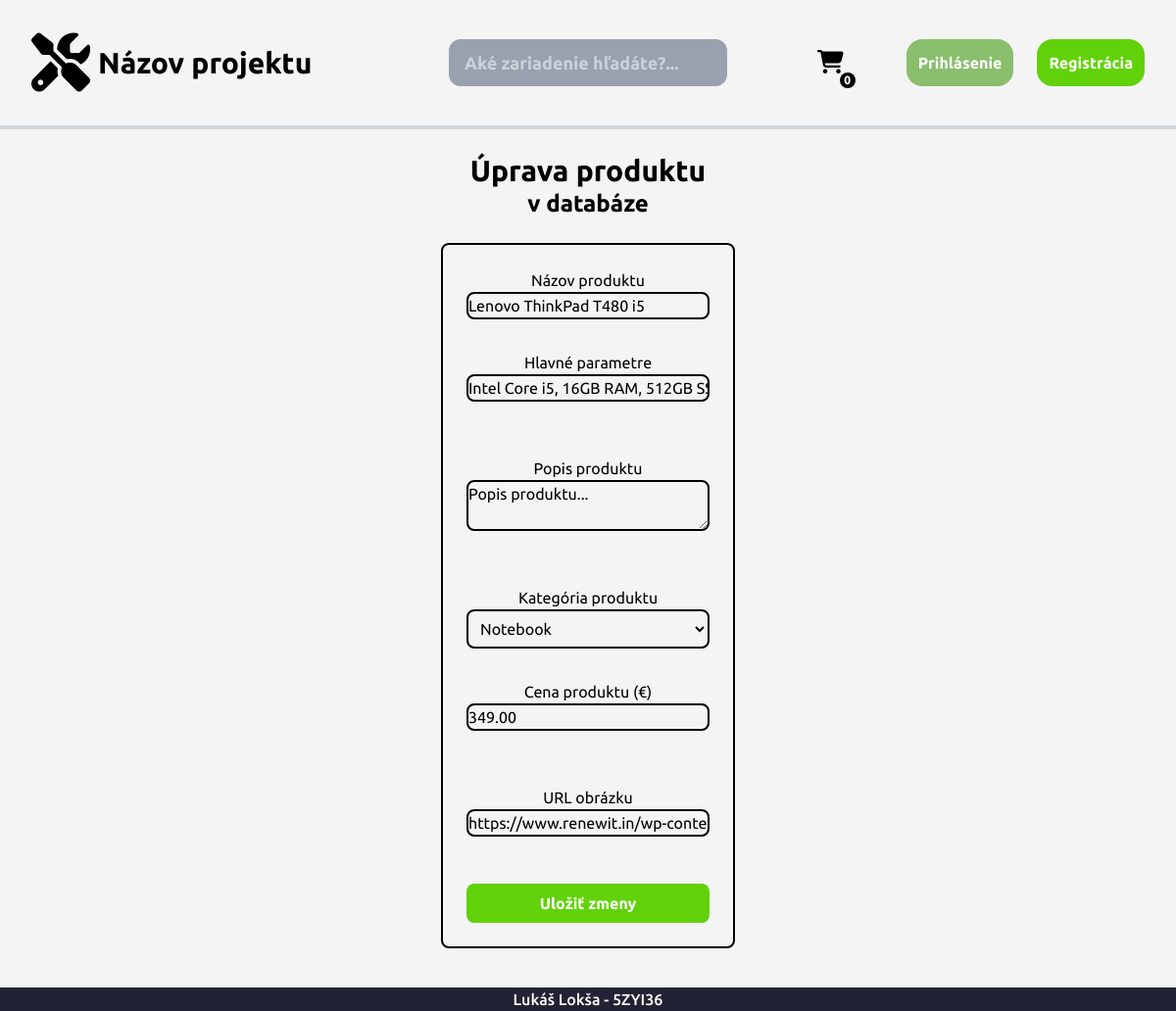
The app's page /?c=product&a=edit&id=1, older data.
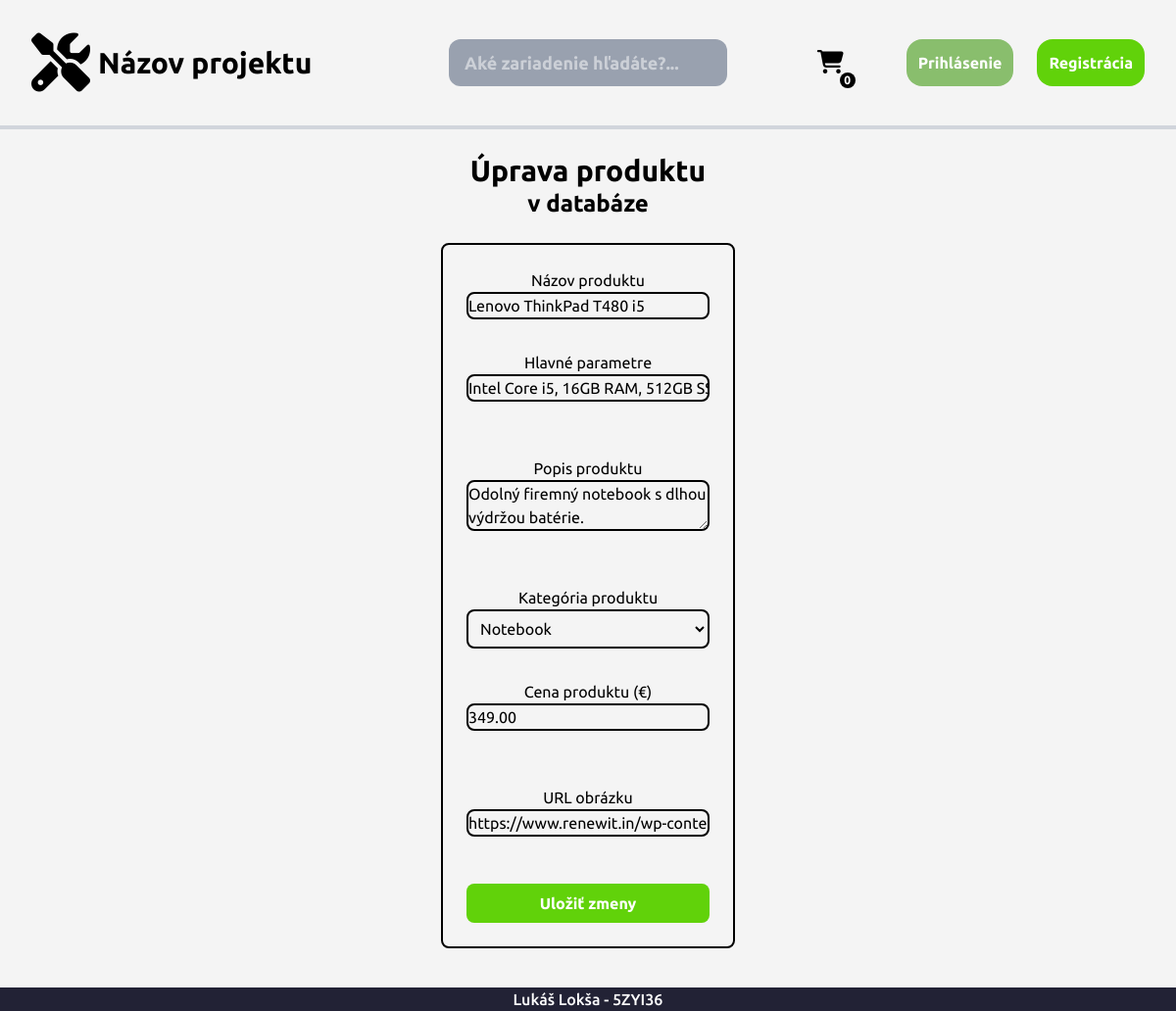
The same page, newer data.
### tables this page shows
CREATE TABLE `products` (
                         `id` int(10) NOT NULL AUTO_INCREMENT,
                         `category_id` int(4) DEFAULT NULL,
                         `name` varchar(50) NOT NULL,
                         `parameters` varchar(100) NOT NULL,
                         `description` varchar(500) DEFAULT NULL,
                         `price` decimal(10,2) NOT NULL,
                         `image` varchar(300) NOT NULL,
                         PRIMARY KEY (`id`),
                         CONSTRAINT `fk_categories`
                            FOREIGN KEY (`category_id`)
                            REFERENCES `categories` (`id`)
                            ON DELETE SET NULL
);

CREATE TABLE `categories` (
                         `id` int(5) NOT NULL AUTO_INCREMENT,
                         `name` varchar(20) NOT NULL,
                         `description` varchar(50) DEFAULT NULL,
                         PRIMARY KEY (`id`)
);

### Framework/Http/Responses/Response.php (called while the page is built, shortened)
<?php
abstract class Response
{
    public function send(): void
    {
        $this->generate();
    }
}

### public/index.php (called while the page is built, shortened)
<?php
require __DIR__ . '/../Framework/ClassLoader.php';
try {
    $app = new App();
    $app->run();
} catch (Exception $e) {
    die('An error occurred: ' . $e->getMessage());
}

### Framework/ClassLoader.php (called while the page is built, shortened)
<?php
class ClassLoader
{
    public static function Boot(): void
    {
        spl_autoload_register(function ($class_name) {
            $file = self::getClassFile($class_name);
        });
    }
    public static function getClassFile(string $className): string
    {
        $baseDir = realpath(dirname(__DIR__));
        $relativePath = str_replace('\\', DIRECTORY_SEPARATOR, ltrim($className, '\\')) . '.php';
        return $baseDir . DIRECTORY_SEPARATOR . $relativePath;
    }
}

### Framework/Core/BaseController.php (called while the page is built, shortened)
<?php
abstract class BaseController
{
    public function setApp(App $app): void
    {
        $this->app = $app;
    }
}

### Framework/Http/Request.php (called while the page is built, shortened)
<?php
class Request
{
    private array $get;
    private array $post;
    public function __construct()
    {
        $this->get = $_GET;
        $this->post = $_POST;
    }
    public function get(?string $key = null): mixed
    {
        return $key === null ? $this->get : ($this->get[$key] ?? null);
    }
    public function post(?string $key = null): mixed
    {
        return $key === null ? $this->post : ($this->post[$key] ?? null);
    }
    public function value(string $key): mixed
    {
        return $this->post($key) ?? $this->get($key);
    }
}

### App/Controllers/ProductController.php (called while the page is built, shortened)
<?php
class ProductController extends BaseController
{
    public function edit() : Response
    {
        $id = $this->app->getRequest()->value('id');
        if ($id) {
            $product = Product::getOne($id);
        }
        $categories = Category::getAll();
        return $this->html(compact('product', 'categories'), 'form_product');
    }
}

### Framework/Core/Model.php (called while the page is built, shortened)
<?php
abstract class Model implements \JsonSerializable
{
    protected static array $columnsMap = [];
    private static array $dbColumns = [];
    private static IDbConvention $dbConventions;
    protected static function getTableName(): string
    {
        return self::getConventions()->getTableName(get_called_class());
    }
    protected static function getPkColumnName(): string
    {
        return self::getConventions()->getPkColumnName(get_called_class());
    }
    protected static function getColumnsMap(): array
    {
        return static::$columnsMap ?? [];
    }
    public static function getAll(
        ?string $whereClause = null,
        array   $whereParams = [],
        ?string $orderBy = null,
        ?int    $limit = null,
        ?int    $offset = null
    ): array
    {
        try {
            $sql = "SELECT " . static::getDBColumnNamesList() . " FROM `" . static::getTableName() . "`";
            $stmt = Connection::getInstance()->prepare($sql);
            $stmt->execute($whereParams);
            $models = $stmt->fetchAll(PDO::FETCH_CLASS | PDO::FETCH_PROPS_LATE, static::class);
            $dataSet = new ResultSet($models);
            return $models;
        } catch (PDOException $exception) {
            throw new Exception('Query failed: ' . $exception->getMessage(), 0, $exception);
        }
    }
    public static function getOne(mixed $id): ?static
    {
        try {
            $sql = "SELECT " . static::getDBColumnNamesList() . " FROM `" . static::getTableName() . "` WHERE `" .
                static::getPkColumnName() . "`=?";
            $stmt = Connection::getInstance()->prepare($sql);
            $stmt->setFetchMode(PDO::FETCH_CLASS | PDO::FETCH_PROPS_LATE, static::class);
            $stmt->execute([$id]);
            $model = $stmt->fetch() ?: null;
            if ($model !== null) {
                $model->_dbId = $model->getIdValue();
                $model->_resultSet = new ResultSet([$model]);
            }
            return $model;
        } catch (PDOException $exception) {
            throw new Exception('Query failed: ' . $exception->getMessage(), 0, $exception);
        }
    }
    private static function getDbColumns(): array
    {
        try {
            $sql = "DESCRIBE " . static::getTableName();
            $stmt = Connection::getInstance()->prepare($sql);
            $stmt->execute([]);
            self::$dbColumns[static::class] = array_column($stmt->fetchAll(), 'Field');
            return self::$dbColumns[static::class];
        } catch (PDOException $exception) {
            throw new Exception('Query failed: ' . $exception->getMessage(), 0, $exception);
        }
    }
    private function getIdValue(): mixed
    {
        $pk = static::getPkColumnName();
        $prop = static::toPropertyName($pk);
        return isset($this->{$prop}) ? $this->{$prop} : null;
    }
    private static function getModelProperties(): array
    {
        $reflection = new \ReflectionClass(static::class);
        $properties = [];
        foreach ($reflection->getProperties() as $property) {
            $propertyName = $property->getName();
            if ($property->isStatic()) {
                continue;
            }
            $properties[$propertyName] = true;
        }
        return $properties;
    }
    private static function getDBColumnNamesList(): string
    {
        $dbColumns = [];
        foreach (static::getDbColumns() as $columnName) {
            $propertyName = static::toPropertyName($columnName);
            if ($propertyName != $columnName) {
                $dbColumns[] = "`$columnName` AS {$propertyName}";
            } else {
                $dbColumns[] = $columnName;
            }
        }
        return implode(', ', $dbColumns);
    }
    private static function toPropertyName(string $columnName): string
    {
        $customMapping = static::getColumnsMap();
        if (isset($customMapping[$columnName])) {
            return $customMapping[$columnName];
        } else {
            return static::getConventions()->toPropertyName($columnName);
        }
    }
    private static function getConventions(): IDbConvention
    {
        if (!isset(static::$dbConventions)) {
            static::$dbConventions = new (Configuration::DB_CONVENTIONS_CLASS)();
        }
        return static::$dbConventions;
    }
}

### Framework/Support/Inflect.php (called while the page is built, shortened)
<?php
class Inflect
{
    public static $plural = array(
        '/(quiz)$/i' => "$1zes",
        '/^(ox)$/i' => "$1en",
        '/([m|l])ouse$/i' => "$1ice",
        '/(matr|vert|ind)ix|ex$/i' => "$1ices",
        '/(x|ch|ss|sh)$/i' => "$1es",
        '/([^aeiouy]|qu)y$/i' => "$1ies",
        '/(hive)$/i' => "$1s",
        '/(?:([^f])fe|([lr])f)$/i' => "$1$2ves",
        '/(shea|lea|loa|thie)f$/i' => "$1ves",
        '/sis$/i' => "ses",
        '/([ti])um$/i' => "$1a",
        '/(tomat|potat|ech|her|vet)o$/i' => "$1oes",
        '/(bu)s$/i' => "$1ses",
        '/(alias)$/i' => "$1es",
        '/(octop)us$/i' => "$1i",
        '/(ax|test)is$/i' => "$1es",
        '/(us)$/i' => "$1es",
        '/s$/i' => "s",
        '/$/' => "s"
    );
    public static $irregular = array(
        'move' => 'moves',
        'foot' => 'feet',
        'goose' => 'geese',
        'sex' => 'sexes',
        'child' => 'children',
        'man' => 'men',
        'tooth' => 'teeth',
        'person' => 'people',
        'valve' => 'valves'
    );
    public static function pluralize($string)
    {
        foreach (self::$irregular as $pattern => $result) {
            $pattern = '/' . $pattern . '$/i';
        }
        foreach (self::$plural as $pattern => $result) {
            if (preg_match($pattern, $string)) {
                return preg_replace($pattern, $result, $string);
            }
        }
        return $string;
    }
}

### Framework/DB/DefaultConventions.php (called while the page is built, shortened)
<?php
class DefaultConventions implements IDbConvention
{
    public function getTableName(string $className): string
    {
        $arr = explode("\\", $className);
        return Inflect::pluralize(strtolower(end($arr)));
    }
    public function getPkColumnName(string $className): string
    {
        return 'id';
    }
    public function toPropertyName(string $columnName): string
    {
        return $columnName;
    }
}

### Framework/DB/Connection.php (called while the page is built, shortened)
<?php
class Connection
{
    private static ?Connection $instance = null;
    private PDO $db;
    public function __construct(PDO $db)
    {
        $this->db = $db;
    }
    public static function getInstance(): Connection
    {
        try {
            if (self::$instance == null) {
                $db = new PDO(
                    'mysql:dbname=' . Configuration::DB_NAME . ';host=' . Configuration::DB_HOST,
                    Configuration::DB_USER,
                    Configuration::DB_PASS
                );
                $db->setAttribute(PDO::ATTR_ERRMODE, PDO::ERRMODE_EXCEPTION);
                $db->setAttribute(PDO::ATTR_EMULATE_PREPARES, true);
                self::$instance = new self($db);
            }
            return self::$instance;
        } catch (PDOException $e) {
            throw new Exception('Connection failed: ' . $e->getMessage());
        }
    }
    public function prepare(string $sql): DebugStatement
    {
        try {
            return new DebugStatement($this->db->prepare($sql));
        } catch (PDOException $e) {
            throw new Exception('Prepare failed: ' . $e->getMessage());
        }
    }
}

### Framework/DB/DebugStatement.php (called while the page is built, shortened)
<?php
class DebugStatement
{
    private PDOStatementAlias $stmt;
    public function __construct($stmt)
    {
        $this->stmt = $stmt;
    }
    public function execute(?array $params = null): bool
    {
        $result = $this->stmt->execute($params);
        $this->stmt->debugDumpParams();
        return $result;
    }
    public function __call(string $name, array $arguments): mixed
    {
        return $this->stmt->{$name}(...$arguments);
    }
}

### Framework/Support/LinkGenerator.php (called while the page is built, shortened)
<?php
class LinkGenerator
{
    private Request $request;
    public function __construct(Request $request, Router $router)
    {
        $this->request = $request;
    }
    public function url(
        string|array $destination,
        array $parameters = [],
        bool $absolute = false,
        bool $appendParameters = false
    ): string {
        list($controller, $action) = explode(".", $destination);
        $args = $appendParameters ? $this->request->get() : [];
        $args = ["c" => lcfirst($controller), "a" => $action != "index" ? $action : null] + $parameters + $args;
        $basePath = $absolute ? $this->request->getBaseUrl() : "";
        return $basePath . "?" . http_build_query($args);
    }
}

### App/Models/Category.php (called while the page is built, shortened)
<?php
class Category extends Model
{
    protected ?int $id = null;
    protected ?string $name = null;
    public function getId(): ?int
    {
        return $this->id;
    }
    public function getName(): ?string
    {
        return $this->name;
    }
}

### App/Views/Product/form_product.view.php (the view, shortened to what the rows shown need)
<div class="flex flex-col w-full items-center">
    <h1 class="mt-6 text-3xl font-bold"><?= $product !== null ? 'Úprava produktu' : 'Pridanie nového produktu' ?></h1>
    <h2 class="text-2xl font-bold"><?= $product !== null ? 'v databáze' : 'do databázy' ?></h2>
    <form action="<?= $link->url('product.add') ?>" method="post" class="flex flex-col w-1/4 items-center mt-6 p-6 mb-10 border border-2 rounded-lg">
        <span>Názov produktu</span>
        <input
            type="text"
            name="name"
            required
            placeholder="Dell Optiplex ...."
            value="<?= $product?->getName() ?? '' ?>"
            class="w-full border-2 rounded-lg"
        />
        <span class="mt-8">Hlavné parametre</span>
        <input
            type="text"
            name="parameters"
            required
            placeholder="Intel Core i5, 16GB RAM ...."
            value="<?= $product?->getParameters() ?? '' ?>"
            class="w-full border-2 rounded-lg mb-6"
        />
        <span class="mt-8">Popis produktu</span>
        <textarea
            name="description"
            placeholder="Intel Core i5, 16GB RAM ...."
            class="w-full border-2 rounded-lg mb-6"><?= $product?->getDescription() ?? '' ?></textarea>
        <span class="mt-8">Kategória produktu</span>
        <select
            name="category_id"
            class="w-full p-2 border border-2 rounded-lg cursor-pointer">
            <?php foreach ($categories as $category) : ?>
                <option
                    value="<?= $category->getId() ?>"
                    <?= $product && $product->getCategoryId() == $category->getId() ? 'selected' : '' ?>
                >
                    <?= $category->getName() ?>
                </option>
            <?php endforeach; ?>
        </select>
        <span class="mt-8">Cena produktu (€)</span>
        <input
            type="number"
            step="0.01"
            name="price"
            required
            placeholder="149.60 ..."
            value="<?= $product?->getPrice() ?? '' ?>"
            class="w-full border-2 rounded-lg mb-6"
        />
        <span class="mt-8">URL obrázku</span>
        <input
            type="text"
            name="image"
            required
            placeholder="https:// ..."
            value="<?= $product?->getImage() ?? '' ?>"
            class="w-full border-2 rounded-lg mb-6"
        />
        <button type="submit" class="w-full mt-6 py-2 bg-vibrantgreen text-white font-bold rounded-lg hover:bg-green-600 cursor-pointer">
            <?= $product !== null ? 'Uložiť zmeny' : 'Pridať produkt' ?>
        </button>
    </form>
</div>

Row changes from the older to the newer data that the page shows:
changed products "Lenovo ThinkPad T480 i5": description "Popis produktu..." → "Odolný firemný notebook s dlhou výdržou batérie."
